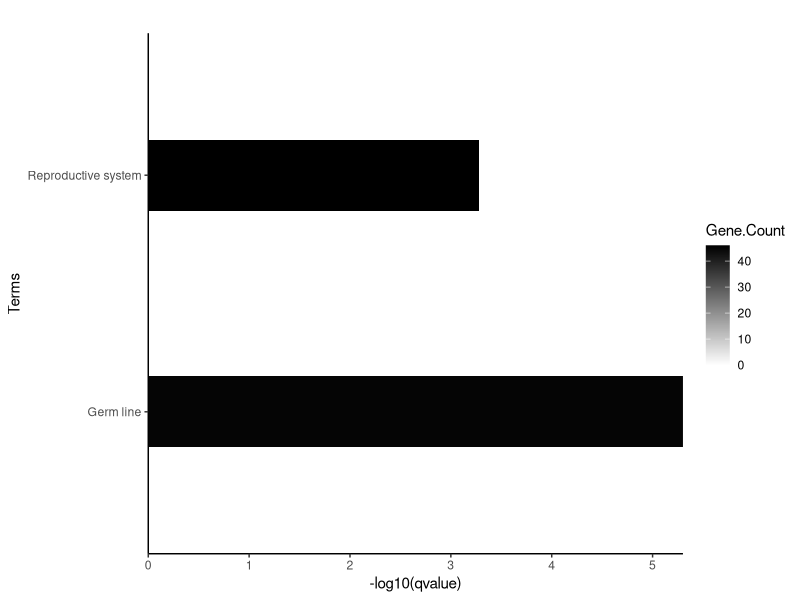
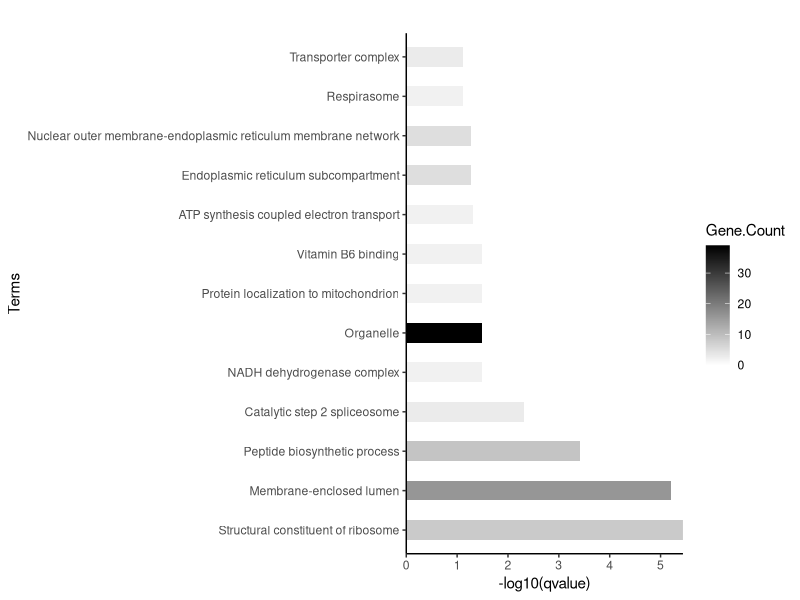
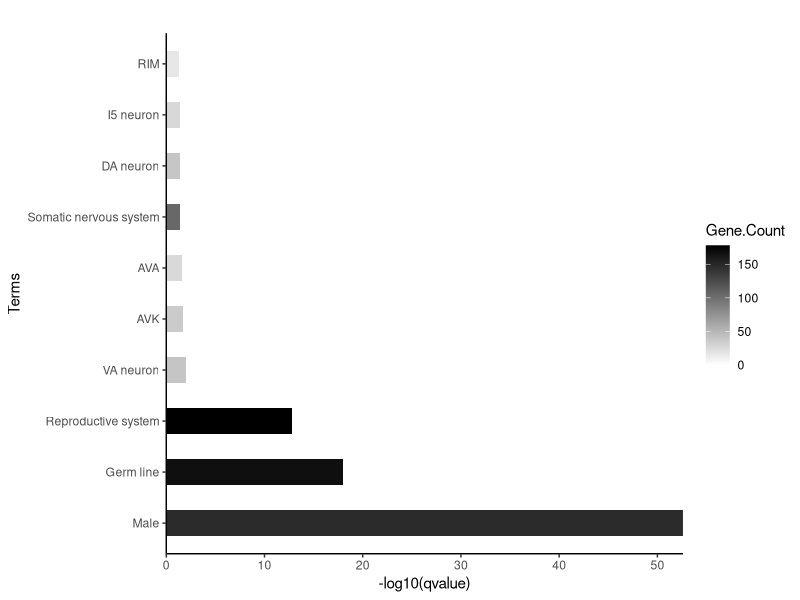
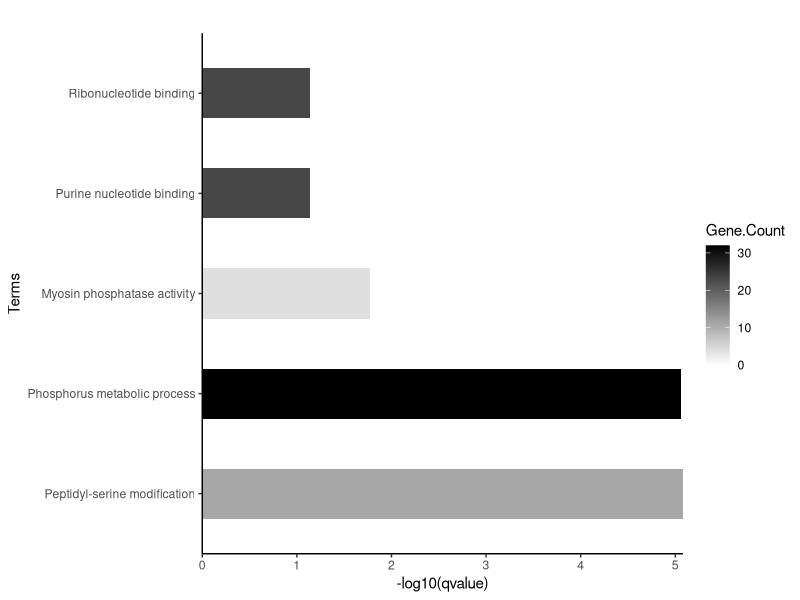

These charts were generated, in order, by the following R code:
library(gplots)
library(ggplot2)

downreg_GL_Tissue<-read.csv("./input/angelina_code/downregulated genes tissue enrichment day 1 GL vs WT.csv")
downreg_GL_GO<-read.csv("./input/angelina_code/downregulated genes GO enrichment day 1 GL vs WT.csv")
upeg_GL_Tissue<-read.csv("./input/angelina_code/upregulated genes tissue enrichment day 1 GL vs WT.csv")
upreg_GL_GO<-read.csv("./input/angelina_code/upregulated genes GO enrichment day 1 GL vs WT.csv")


downreg_GL_Tissue <- downreg_GL_Tissue[order(downreg_GL_Tissue$Gene.Count, decreasing = TRUE), ]

# Create color palette
my_palette <- colorRampPalette(c("white", "black"))(max(downreg_GL_Tissue$Gene.Count))

# Create barplot
ggplot(downreg_GL_Tissue, aes(x = X.log10.qvalue., y = Term, fill = Gene.Count)) +
  geom_bar(stat = "identity", width = 0.3, position = "identity") +
  scale_fill_gradientn(colours = my_palette, 
                       na.value = "white",
                       limits = c(0, max(downreg_GL_Tissue$Gene.Count))) +
  scale_x_continuous(expand = c(0, 0)) +
  labs(x = "-log10(qvalue)", y = "Terms",
       title = "") +
  theme_classic()

###################################################

# Create reordered factor levels for the Term variable based on X.log10.qvalue.
downreg_GL_GO$Term <- reorder(downreg_GL_GO$Term, downreg_GL_GO$X.log10.qvalue., FUN = function(x) -log10(x))

# Create color palette
my_palette2 <- colorRampPalette(c("white", "black"))(max(downreg_GL_GO$Gene.Count))

# Create barplot
ggplot(downreg_GL_GO, aes(x = X.log10.qvalue., y = Term, fill = Gene.Count)) +
  geom_bar(stat = "identity", width = 0.5, position = "identity") +
  scale_fill_gradientn(colours = my_palette2, 
                       na.value = "white",
                       limits = c(0, max(downreg_GL_GO$Gene.Count))) +
  scale_x_continuous(expand = c(0, 0)) +
  labs(x = "-log10(qvalue)", y = "Terms",
       title = "") +
  theme_classic()


###################################################
# Create reordered factor levels for the Term variable based on X.log10.qvalue.
upeg_GL_Tissue$Term <- reorder(upeg_GL_Tissue$Term, upeg_GL_Tissue$X.log10.qvalue., FUN = function(x) -log10(x))

# Create color palette
my_palette3 <- colorRampPalette(c("white", "black"))(max(upeg_GL_Tissue$Gene.Count))

# Create barplot
ggplot(upeg_GL_Tissue, aes(x = X.log10.qvalue., y = Term, fill = Gene.Count)) +
  geom_bar(stat = "identity", width = 0.5, position = "identity") +
  scale_fill_gradientn(colours = my_palette3, 
                       na.value = "white",
                       limits = c(0, max(upeg_GL_Tissue$Gene.Count))) +
  scale_x_continuous(expand = c(0, 0)) +
  labs(x = "-log10(qvalue)", y = "Terms",
       title = "") +
  theme_classic()



###################################################
# Create reordered factor levels for the Term variable based on X.log10.qvalue.
upreg_GL_GO$Term <- reorder(upreg_GL_GO$Term, upreg_GL_GO$X.log10.qvalue., FUN = function(x) -log10(x))

# Create color palette
my_palette4 <- colorRampPalette(c("white", "black"))(max(upreg_GL_GO$Gene.Count))

# Create barplot
ggplot(upreg_GL_GO, aes(x = X.log10.qvalue., y = Term, fill = Gene.Count)) +
  geom_bar(stat = "identity", width = 0.5, position = "identity") +
  scale_fill_gradientn(colours = my_palette4, 
                       na.value = "white",
                       limits = c(0, max(upreg_GL_GO$Gene.Count))) +
  scale_x_continuous(expand = c(0, 0)) +
  labs(x = "-log10(qvalue)", y = "Terms",
       title = "") +
  theme_classic()
